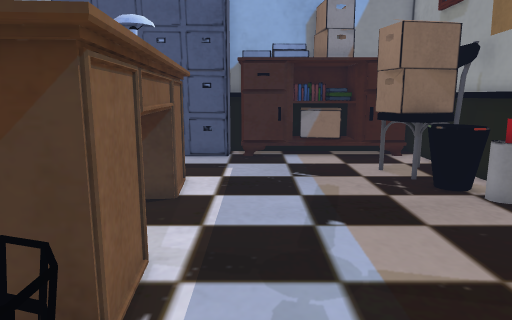
view 1 (above)

17 first-person views from a walk through a Unity game level. The camera is 1.4 m above the floor, tilts 10° down and sees 70° across. The floor is counted in squares, 0.5 m on a side. Each view is taken from the middle of a square. On the plan, view 1 faces up. The plan holds only what a view shows up to about 20 squares ahead; the rest is blank. Some surface patterns are stand-ins.

view 2
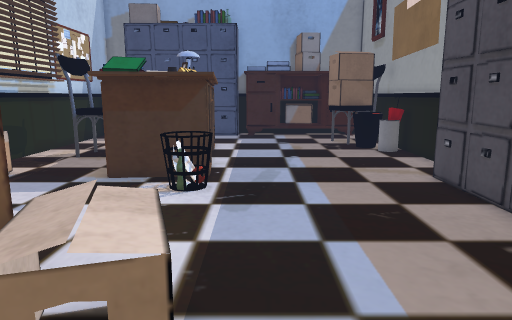

view 3
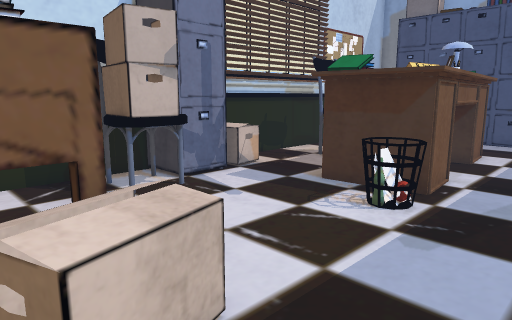

view 4
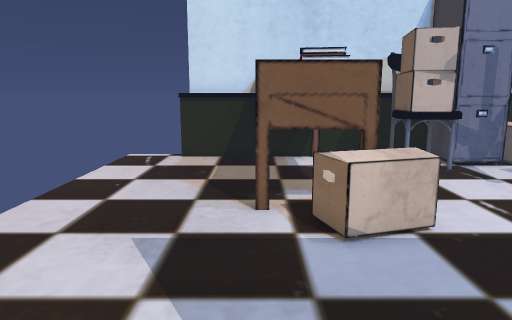

view 5
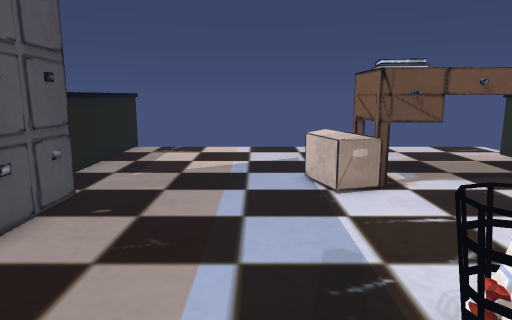

view 6
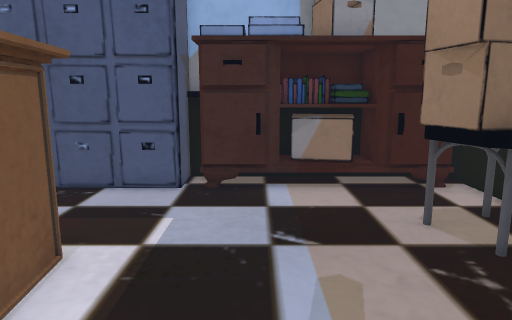

view 7
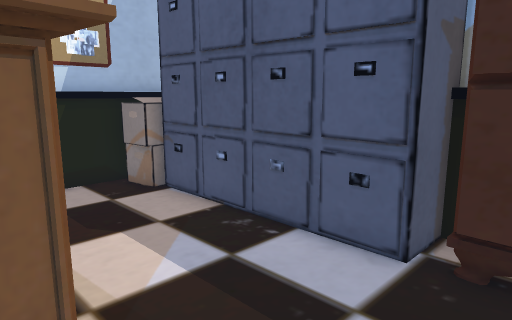

view 8
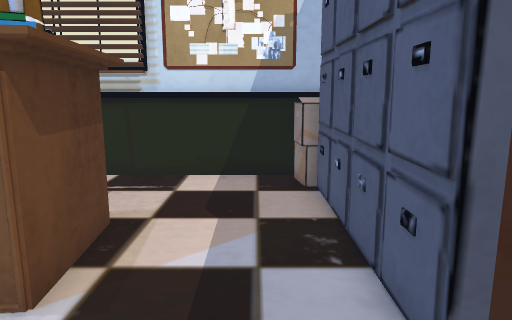

view 9
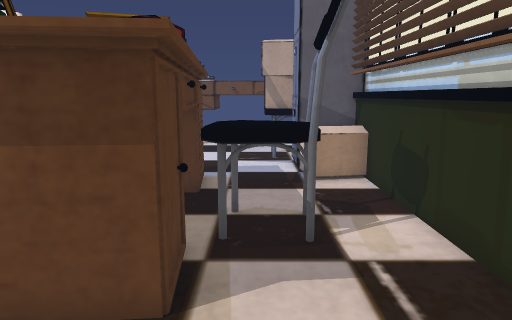

view 10
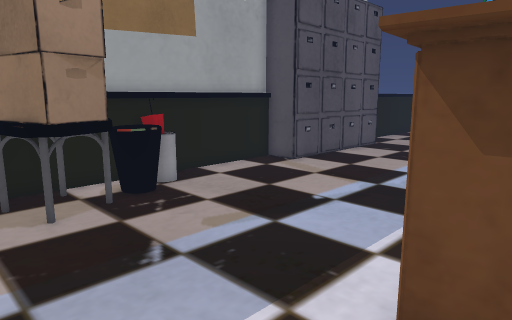

view 11
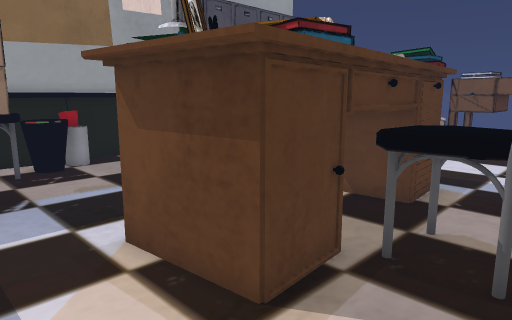

view 12
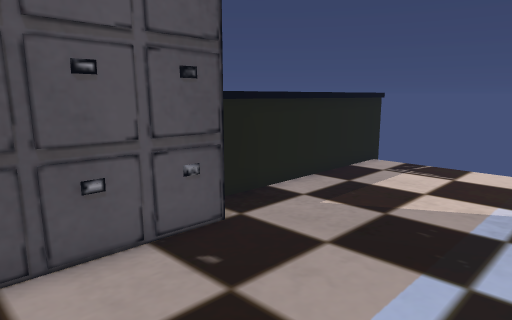

view 13
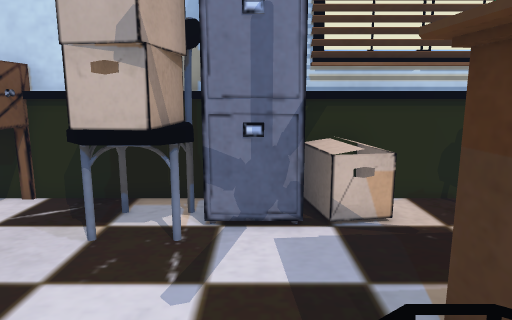

view 14
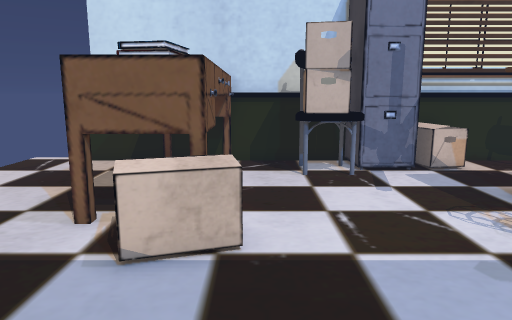

view 15
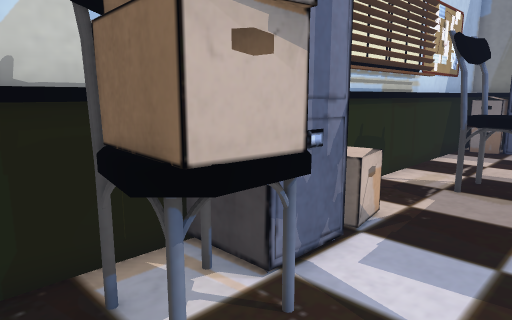

view 16
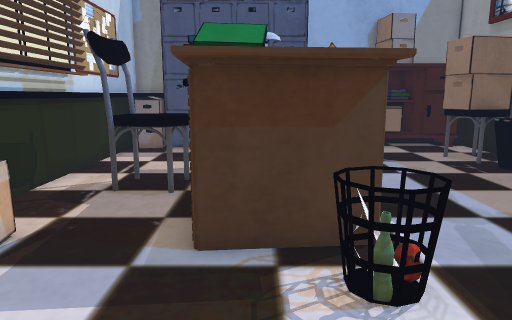

view 17
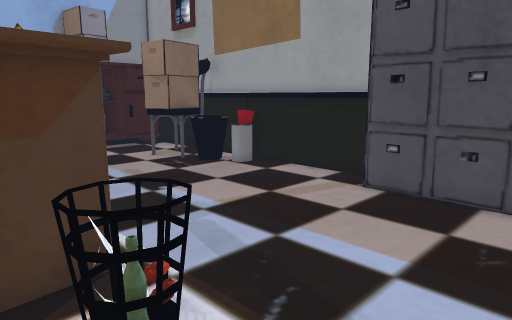

### Floor plan
Key: @ floor where view 1 was taken; # wall or solid block; x gap in a wall; . floor; = window, fence, low wall or low ledge; ^ raised ledge; C chair.
Columns run from 11 left of view 1 to 8 right of it. Each row starts with its distance up from view 1.
 19 #^#
 18 # #        ######
 17 #^############=####
 16 #=#...............#
 15 #.................#
 14 #...............###
 13 #...............####
 12 #....#####......CC##
 11 #....#  ##......===#
 10 #....#  ##.......=##
  9 #..CC##  #........##
  8 #..CCC#  #........#
  7 #..CC##  #........#
  6 #.... ^^^#........#
  5 #.....^  #........#
  4 #^^...^^^#........#
  3 #^^...#####......##
  2 ### ....===......#
  1  ## .....=.......#
  0 ###C.......@.....#
 -1 #C#CC............#
 -2 #C## ............#
 -3 #. C.............#
 -4 #........==......#
 -5 #^^^^^^^^^^....... #
 -6 # ^   ^ #^^....... ^
 -7 #     ^ ^x=........^
 -8 #^^^^^^^^..........^
 -9 #..................^
-10 #..................^
-11 #..................^
-12 ...................^
-13 ...................^
-14                    ^

Positions as (right, up) in squares from view 1, and headings:
1: (0, 0), facing up
2: (0, -9), facing up
3: (2, -7), facing up-left
4: (6, -8), facing left
5: (1, 6), facing down
6: (1, 6), facing up
7: (1, 11), facing up-left
8: (2, 15), facing left
9: (-7, 16), facing down
10: (-4, 16), facing down-right
11: (-9, 15), facing down-right
12: (0, 1), facing down-right
13: (-1, 1), facing left
14: (5, -4), facing left
15: (-5, -4), facing up-left
16: (-4, -3), facing up
17: (-4, -2), facing up-right
